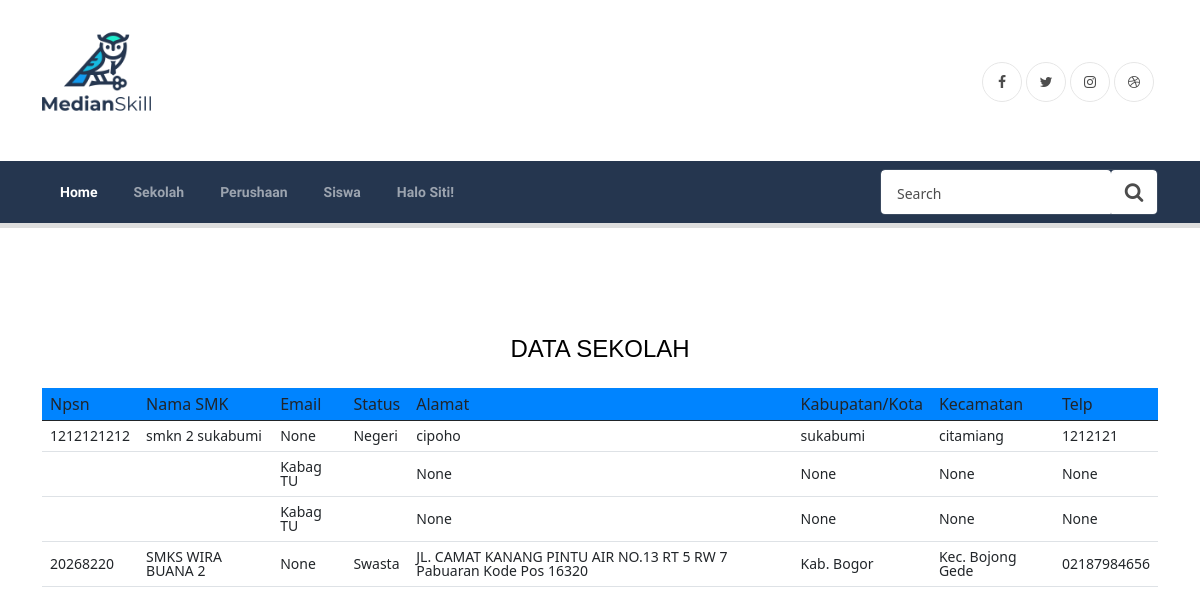
The app's page /index/sekolah/ (signed in) with its own data.
### sekolah/models.py (models this page shows, shortened)
class sekolah(models.Model):
        npsn = models.CharField(max_length=20, blank=True)
        nama_smk = models.CharField(max_length=50)
        email = models.CharField(blank=True, null=True, max_length=50)
        Status = models.CharField(
            max_length=10,
            choices=Status.choices
        )
        alamat = models.TextField(blank=True, null=True)
        provinsi = models.CharField(blank=True, null=True, max_length=50)
        kabupaten_kota = models.CharField(blank=True, null=True, max_length=50)
        kecamatan = models.CharField(blank=True, null=True, max_length=50)
        telp = models.CharField(max_length=13, blank=True, null=True)
        create_by =models.ForeignKey(User, blank=True, null=True, on_delete=models.SET_NULL, related_name="sekolah_created_by")
        create_at = models.DateTimeField (auto_now_add=True)
        update_at = models.DateTimeField(auto_now=True)

### config/views.py (the view)
# urls.py: path('index/sekolah/', views.data, name= 'sekolah'),
@login_required(login_url=settings.LOGIN_URL)
def data (request):
    sekolahs = sekolah.objects.all()
    konteks = {
        'sekolahs' : sekolahs
    }
    return render(request, 'aplikasi/sekolah.html', konteks)

### templates/aplikasi/Sekolah.html (shortened to what this page needs)
{% extends 'base.html' %}
{% load static %}
{% block content %}
<section class="ftco-section">
	<div class="container">
		<div class="row">
			<div class="col-md-12">
				<h4 class="text-center mb-4">DATA SEKOLAH</h4>
				<div class="table-wrap text-b">
					<table class="table">
					<thead style="background-color: rgb(0, 132, 255);">
					  <tr>
              <th scope="col">Npsn</th>
              <th scope="col">Nama SMK</th>
              <th scope="col">Email</th>
              <th scope="col">Status</th>
              <th scope="col">Alamat</th>
              <th scope="col">Kabupatan/Kota</th>
              <th scope="col">Kecamatan</th>
              <th scope="col">Telp</th>
					  </tr>
					</thead>
					<tbody>
            {% for sekolah in sekolahs %}
            <tr>
              <td> {{sekolah.npsn}} </td>
              <td> {{sekolah.nama_smk}} </td>
              <td> {{sekolah.email}} </td>
              <td> {{sekolah.Status}} </td>
              <td> {{sekolah.alamat}} </td>
              <td> {{sekolah.kabupaten_kota}} </td>
              <td> {{sekolah.kecamatan}} </td>
              <td> {{sekolah.telp}} </td>
            </tr>
            {% endfor %}
					</tbody>
				  </table>
				</div>
			</div>
		</div>
	</div>
</section>
{% endblock %}

### templates/base.html (shortened to what this page needs)
{% load static %}
<!doctype html>
<html lang="en">
<head>
	<link rel="stylesheet" href="https://stackpath.bootstrapcdn.com/font-awesome/4.7.0/css/font-awesome.min.css">
	<link rel="stylesheet" href="{% static 'base/css/style.css' %}">
	<link rel="stylesheet" href="{% static 'base/nav.css' %}">
	<link rel="stylesheet" href=" {% static 'sekolah/fonts/icomoon/style.css' %} ">
	<link rel="stylesheet" href="{% static 'sekolah/css/owl.carousel.min.css' %}">
	<link href="https://cdn.jsdelivr.net/npm/bootstrap@5.0.2/dist/css/bootstrap.min.css" rel="stylesheet"
>
	<link rel="stylesheet" href="{% static 'sekolah/css/bootstrap.min.css' %}">
	<link rel="stylesheet" href="{% static 'sekolah/css/style.css' %}">
	<link rel="stylesheet" href="https://stackpath.bootstrapcdn.com/font-awesome/4.7.0/css/font-awesome.min.css">
	<link rel="stylesheet" href=" {% static 'Perusahaan/css/style.css'%} ">
	<link rel="stylesheet" href="{% static 'css/style.css' %}">
	<link href="https://cdn.jsdelivr.net/npm/bootstrap@5.0.2/dist/css/bootstrap.min.css" rel="stylesheet"
>
</head>
<body>
	<section class="ftco-section">
		<div class="container " style=" margin-top: -100px">
			<div class="row justify-content-between">
				<div class="col">
					<img src="{% static 'images/faces/facem.png' %}" alt="" width="20%" class="navbar-brand">
				</div>
				<div class="col d-flex justify-content-end">
					<div class="social-media">
						<p class="mb-0 d-flex" style=" margin-top: 50px">
							<a href="#" class="d-flex align-items-center justify-content-center"><span
									class="fa fa-facebook"><i class="sr-only">Facebook</i></span></a>
							<a href="#" class="d-flex align-items-center justify-content-center"><span
									class="fa fa-twitter"><i class="sr-only">Twitter</i></span></a>
							<a href="#" class="d-flex align-items-center justify-content-center"><span
									class="fa fa-instagram"><i class="sr-only">Instagram</i></span></a>
							<a href="#" class="d-flex align-items-center justify-content-center"><span
									class="fa fa-dribbble"><i class="sr-only">Dribbble</i></span></a>
						</p>
					</div>
				</div>
			</div>
		</div>
		<nav class="navbar navbar-expand-lg navbar-dark fill bg-nav" id="ftco-navbar">
			<div class="container">
				<form action="#" class="searchform order-lg-last">
					<div class="form-group d-flex">
						<input type="text" class="form-control pl-3" placeholder="Search">
						<button type="submit" placeholder="" class="form-control search"><span
								class="fa fa-search"></span></button>
					</div>
				</form>
				<div class="collapse navbar-collapse" id="ftco-nav">
					<ul class="navbar-nav mr-auto">
						<li class="nav-item active font"><a href="index/" class="nav-link">Home</a></li>
						<li class="nav-item font"><a href="sekolah/" class="nav-link">Sekolah</a></li>
						<li class="nav-item font"><a href="perusahaan/" class="nav-link">Perushaan</a></li>
						<li class="nav-item font"><a href="siswa/" class="nav-link">Siswa</a></li>
						<div class="order-lg-last d-flex">
							<li class="nav-item dropdown">
								<a class="nav-link dropdown-toggle font" href="{% url 'logout' %}" id="dropdown04"
									data-toggle="dropdown" aria-haspopup="true" aria-expanded="false">
									{% if user.is_authenticated %}
									Halo {{ user }}!
									{% else %}
									<p>anda belum login</p>
									<a href="{% url 'login' %}">Login</a>
									{% endif %}
								</a>
							</li>
						</div>
					</ul>
				</div>
			</div>
		</nav>
		{% block content %}
		{% endblock %}
	</section>
</body>
</html>

### static/base/nav.css (style rules this page uses)
body { font-family: sans-serif; padding: 0; margin: 0; }
.font { font-family: 'Sora', sans-serif; text-transform: capitalize; }
section { height: 100vh; }
nav { width: 100%; margin: 0 auto; background: #fff; padding: 50px 0; box-shadow: 0px 5px 0px #dedede; }
nav ul { list-style: none; text-align: center; }
nav ul li { display: inline-block; }
nav ul li a { display: block; padding: 15px; text-decoration: none; color: #aaa; font-weight: 800; text-transform: capitalize; margin: 0 10px; }
nav ul li a, nav ul li a:after, nav ul li a:before { transition: all .5s; }
nav.stroke ul li a, nav.fill ul li a { position: relative; }
nav.stroke ul li a:after, nav.fill ul li a:after { position: absolute; bottom: 0; left: 0; right: 0; margin: auto; width: 0%; content: '.'; color: transparent; background: rgb(250, 249, 249); height: 1px; }
.bg-nav { background-color: #25364F; }
nav.fill ul li a { transition: all 2s; }
nav.fill ul li a:after { text-align: left; content: '.'; margin: 0; opacity: 0; }

### static/sekolah/css/style.css (style rules this page uses)
body { font-family: "Roboto", -apple-system, BlinkMacSystemFont, "Segoe UI", Roboto, "Helvetica Neue", Arial, "Noto Sans", sans-serif, "Apple Color Emoji", "Segoe UI Emoji", "Segoe UI Symbol", "Noto Color Emoji"; background-color: #fff; font-weight: 300; }
p { color: #b3b3b3; font-weight: 300; }
h1, h2, h3, h4, h5, h6, .h1, .h2, .h3, .h4, .h5, .h6 { font-family: "Roboto", -apple-system, BlinkMacSystemFont, "Segoe UI", Roboto, "Helvetica Neue", Arial, "Noto Sans", sans-serif, "Apple Color Emoji", "Segoe UI Emoji", "Segoe UI Symbol", "Noto Color Emoji"; }
a { -webkit-transition: .3s all ease; -o-transition: .3s all ease; transition: .3s all ease; }
a, a:hover { text-decoration: none !important; }

### records on screen
sekolah: npsn "1212121212", nama_smk "smkn 2 sukabumi", email "None", Status "Negeri", alamat "cipoho", kabupaten_kota "sukabumi", kecamatan "citamiang", telp "1212121"
sekolah: email "Kabag TU", alamat "None", kabupaten_kota "None", kecamatan "None", telp "None"
sekolah: email "Kabag TU", alamat "None", kabupaten_kota "None", kecamatan "None", telp "None"
sekolah: npsn "20268220", nama_smk "SMKS WIRA BUANA 2", email "None", Status "Swasta", alamat "JL. CAMAT KANANG PINTU AIR NO.13 RT 5 RW 7 Pabuaran Kode Pos 16320", kabupaten_kota "Kab. Bogor", kecamatan "Kec. Bojong Gede", telp "02187984656"

### other values on screen
{{ user }} "Siti"
